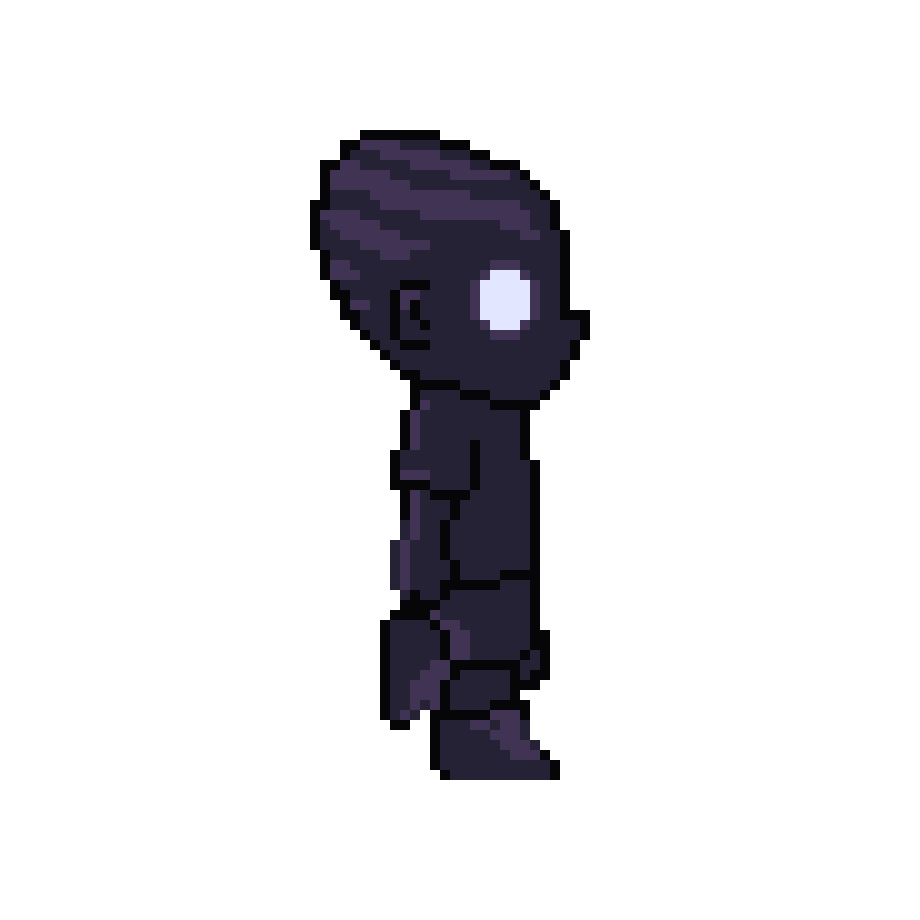
#> input picture kit/pause/assets/hollow-walk-side.gif, 920 x 920 px, found by its file name; its folder holds 8 pictures in this run
$ python render_v2.py
#> lines starting #> are read from the running program, lines starting #| are printed output that depends on the picture
### kit/fork_race2/hook.py
"""Standard Code Name hook band (Bennett: the hook makes or breaks the video).
usage:
    import sys; sys.path.insert(0, '<scratchpad>/pixellab/safezone'); from hook import hook_layer
    HOOK, HOOK_BOTTOM = hook_layer(['WHICH JAR IS', "CYRUS'S?"], accent=1, color=(255,214,60))
    frame.alpha_composite(HOOK)      # draw LAST (on top of everything) every frame
    # put content below HOOK_BOTTOM (typically ~450-470) and above y=1500
lines: 1-2 short lines of the original hook. accent: index of the line drawn in `color` (others white), or None.
sub: optional small secondary line (>=34px), drawn under the main lines.
"""
from PIL import Image, ImageDraw, ImageFont
import os
FONT = os.path.join(os.path.dirname(__file__), '../../npmfont/ps/package/files/PressStart2P.ttf')
W, H = 1080, 1920
X0, X1, Y0 = 70, 1025, 262
def _fit(lines, maxw, hi=80, lo=48):
#> called with maxw = 915, hi = 80, lo = 48
    for s in range(hi, lo - 1, -2):
        f = ImageFont.truetype(FONT, s); d = ImageDraw.Draw(Image.new('L', (1, 1)))
        if all(d.textlength(l, font=f) + 2 * 9 <= maxw for l in lines): return f, s
    return ImageFont.truetype(FONT, lo), lo
def hook_layer(lines, accent=None, color=(255, 214, 60), sub=None, sub_color=(235, 235, 235), border=None):
    lines = [l.upper() for l in lines][:2]
    f, s = _fit(lines, X1 - X0 - 40)
    gap = int(s * 0.38); pad = 26
    h = len(lines) * s + (len(lines) - 1) * gap + 2 * pad
    fs = None
    if sub:
        fs, ss = _fit([sub], X1 - X0 - 40, 36, 30); h += ss + gap
    L = Image.new('RGBA', (W, H), (0, 0, 0, 0)); d = ImageDraw.Draw(L)
#> after `L = Image.new('RGBA', (W, H), (0, 0, 0, 0))`: L: PIL image 1080x1920 RGBA; every value is 0
    d.rounded_rectangle([X0, Y0, X1, Y0 + h], 22, fill=(14, 10, 24, 225), outline=border or color, width=6)
    y = Y0 + pad
    for i, l in enumerate(lines):
        c = color if accent == i else (255, 255, 255)
        w = d.textlength(l, font=f)
        d.text(((X0 + X1) / 2 - w / 2, y), l, font=f, fill=c, stroke_width=9, stroke_fill=(10, 6, 18))
        y += s + gap
#> this loop made 2 passes
#> w on passes 1 to 2: 590.3, 274.5
#> after the loop, y = 508
    if sub:
        w = d.textlength(sub, font=fs)
        d.text(((X0 + X1) / 2 - w / 2, y), sub, font=fs, fill=sub_color, stroke_width=6, stroke_fill=(10, 6, 18))
    return L, Y0 + h
# [4 lines that do not run on import are left out]

### kit/forkA/realm/render_v2.py
import math, random, json, subprocess, glob
from PIL import Image, ImageDraw, ImageFont, ImageEnhance
S0 = '/tmp/claude-0/-home-claude/3d9a853e-960c-501e-b487-63abffb4f487/scratchpad/'
P = S0 + 'pixellab/'; A = S0 + 'pause/assets/'; FONT = S0 + 'npmfont/ps/package/files/PressStart2P.ttf'
W, H, FPS = 1080, 1920, 30; K = 5   # guides 4x -> 5x
import sys; sys.path.insert(0, P + 'safezone'); from hook import hook_layer
HOOK, HB = hook_layer(['CHOOSE YOUR', 'REALM'], accent=1, color=(255, 214, 60))
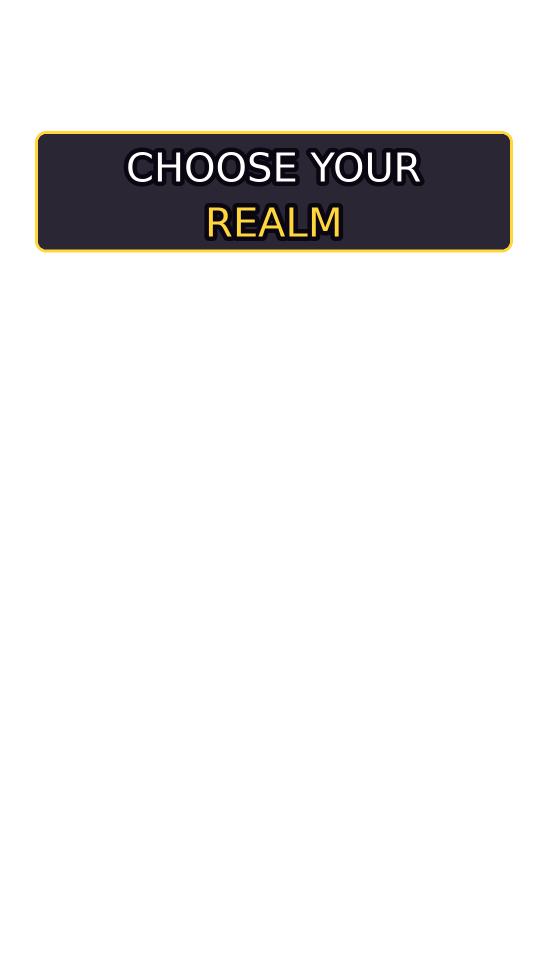
#> HOOK: PIL image 1080x1920 RGBA (shown at 1/2 size); mean R, G, B, A 4.9, 4.1, 4, 26.1; transparent parts drawn white
#> HB = 504
BY = HB + 14   # realm banner top
#> BY = 518
print('hook bottom', HB)
#| hook bottom 504
def F(s): return ImageFont.truetype(FONT, s)
def up(im, k): return im.resize((im.width * k, im.height * k), Image.NEAREST)
def layer(img, fn):
    L = Image.new('RGBA', img.size, (0, 0, 0, 0)); fn(ImageDraw.Draw(L)); img.alpha_composite(L)
def ctext(d, x, y, t, f, fill=(255, 255, 255), sw=6, a=255):
    w = d.textlength(t, font=f); d.text((x - w / 2, y), t, font=f, fill=fill + (a,), stroke_width=sw, stroke_fill=(20, 15, 35, a))
def gif92(p):
#> called with p = 'hollow-walk-side.gif'
    im = Image.open(A + p); fr = []
#> in gif92, im is the input picture: PIL image 920x920 P; mean R, G, B, A 5.1, 4.7, 6.9, 33.6
    for i in range(im.n_frames): im.seek(i); fr.append(up(im.convert('RGBA').resize((92, 92), Image.NEAREST), K))
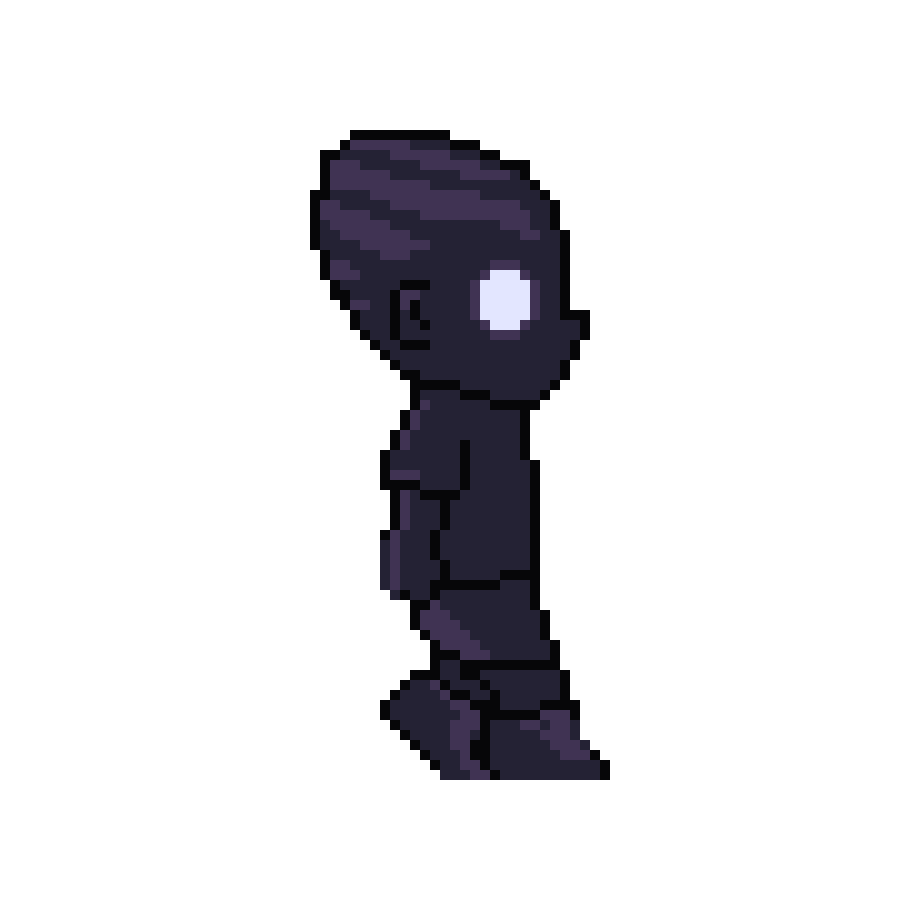
#> im: PIL image 920x920 RGBA; mean R, G, B, A 5.4, 4.9, 7.4, 35.3; transparent parts drawn white
#> after the loop, fr = 6 items
    return fr
def pngs(d, lo=1): return [up(Image.open(f).convert('RGBA'), K) for f in sorted(glob.glob(d + '/*.png'))[lo:]]
REALMS = [
 dict(name='THE VILLAGE', sub='Every journey starts here', bg='hub.gif', walk=gif92('hollow-walk-side.gif'), idle=gif92('idle_9.gif'), gum='gold', dx=480, feet=1470, part=(255, 230, 160), wfps=8),
 dict(name='THORNBERRY FOREST', sub="Joy's realm", bg='found_hd.gif', walk=gif92('joy-walk-side.gif'), idle=gif92('idle_0.gif'), gum='acv', feet=1470, part=(200, 255, 140), wfps=8),
 dict(name='THE SUN TEMPLE', sub="Cyrus's realm", bg='sun_hd.gif', walk=gif92('cyrus-walk-side.gif'), idle=gif92('idle_8.gif'), gum='mush', feet=1470, part=(255, 220, 120), wfps=8),
 dict(name='THE MOON TEMPLE', sub="Rayleigh's realm", bg='recov_hd.gif', walk=pngs(P + 'race/ray_run'), idle=gif92('idle_6.gif'), gum='mel', feet=1470, part=(170, 200, 255), wfps=10),
 dict(name='THE CASTLE', sub="Cleo's realm", bg='vit_hd.gif', walk=pngs(P + 'cleo/walk_mm'), idle=gif92('idle_7.gif'), gum='cre', feet=1470, part=(255, 255, 255), wfps=10)]
#> call 2 of gif92, with p = 'idle_9.gif'
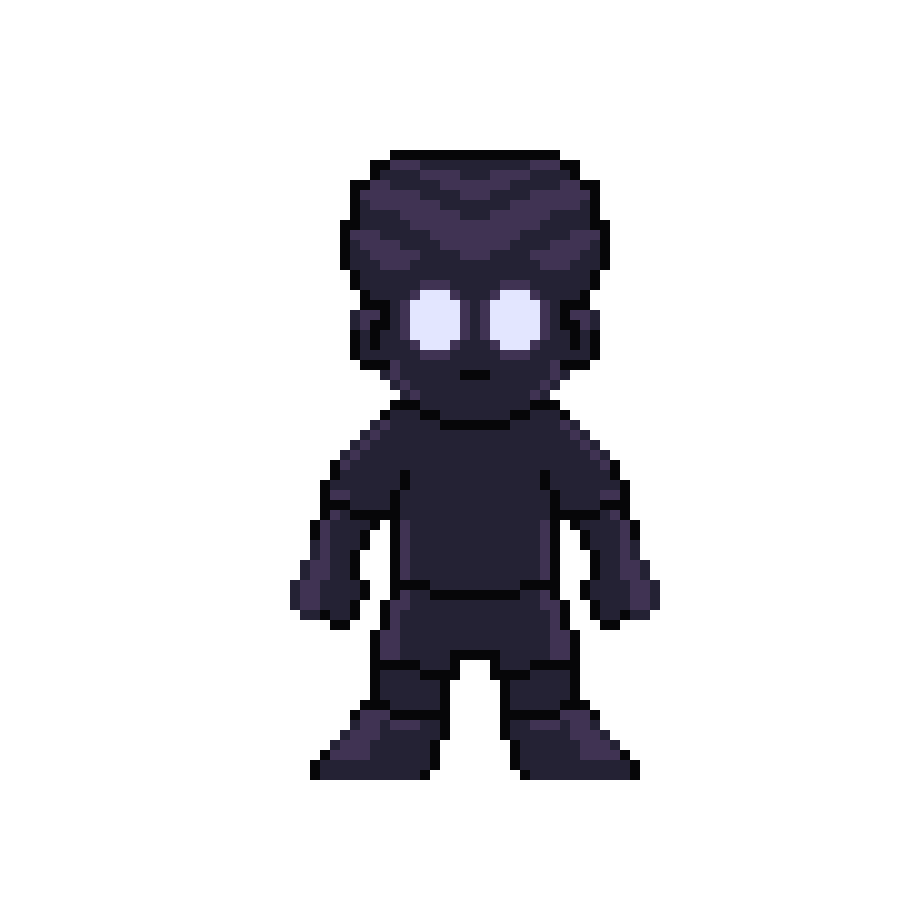
#> input picture kit/pause/assets/idle_9.gif, 920 x 920 px, found by its file name
#> in gif92, im is the input picture: PIL image 920x920 P; mean R, G, B, A 7.7, 7, 10.3, 46.3
#> after the loop in gif92 (call 2), `for i in range(im.n_frames): im.seek(i); fr.append(up(im.convert('RGBA..`:
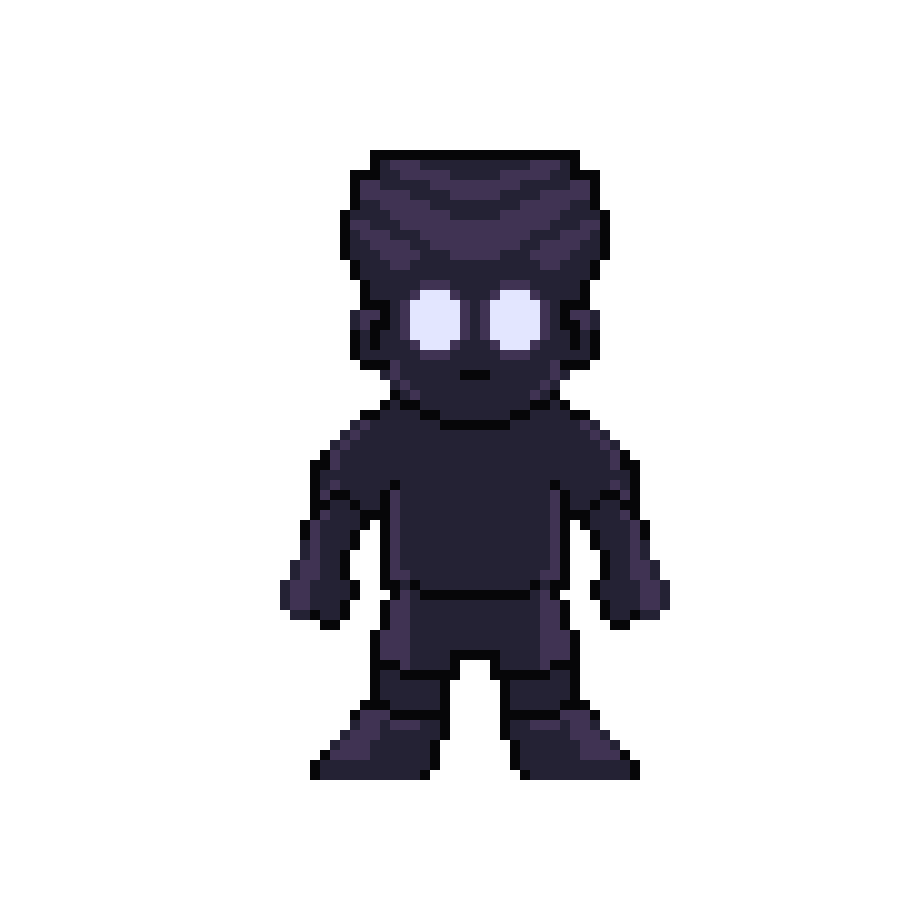
#> im: PIL image 920x920 RGBA; mean R, G, B, A 8, 7.3, 10.7, 48.1; transparent parts drawn white
#> (the run stopped early here; a loop or call above may not have finished)
